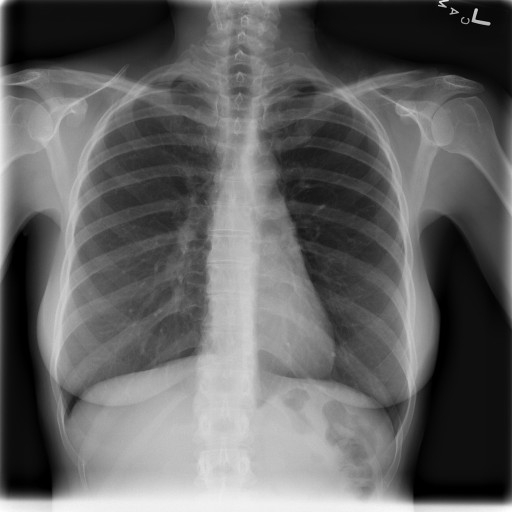
#> input picture 2-Clinical-Foundations/clinical-app/chest_xray_1.png, 1024 x 1024 px (shown at 1/2 size)
$ jupyter execute --allow-errors Exercise.ipynb   (shell and % lines are left out)
#> lines starting #> are read from the running program, lines starting #| are printed output that depends on the picture
[cell 1]
import matplotlib.pyplot as plt
from skimage.io import imread, imshow
import numpy as np
import pandas as pd

## Read in your first x-ray image and display it using imshow()

[cell 2]
chest_xray_1 = imread('chest_xray_1.png')
#> chest_xray_1 is the input picture: shape (1024, 1024); min 0, max 255, mean 98.5
imshow(chest_xray_1)

## Fill in some coordinates for sections of the image that contain lung, heart, and bone:

[cell 3]
# Hovering your cursor over the image above will display your coordinates within the image at the bottom
# right corner of the figure. Use this to fill in starting and ending x & y values for lungs, heart, and bone
# in the chest x-ray image above

# An example for lung might be:
# lung_x = [210,265]
# lung_y = [380,430]

## Fill in your own values here:
lung_x = [272, 418]
lung_y = [350, 471]

heart_x = [525,600]
heart_y = [540,650]

bone_x = [450,500]
bone_y = [500,560]

## Now, plot the image intensities for the subsections that you chose using different coordinates for different structures:

[cell 4]
plt.figure(figsize=(5,5))
plt.hist(chest_xray_1[bone_y[0]:bone_y[1],bone_x[0]:bone_x[1]].ravel(), bins = 256,color='green')
plt.hist(chest_xray_1[lung_y[0]:lung_y[1],lung_x[0]:lung_x[1]].ravel(),bins =256,color='blue')
plt.hist(chest_xray_1[heart_y[0]:heart_y[1],heart_x[0]:heart_x[1]].ravel(),bins=256,color='red')
plt.legend(['Bone','Lungs','Heart'])
plt.show()
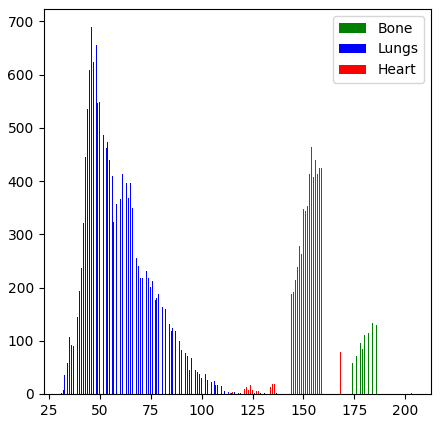
#> figure drawn by matplotlib, 1 panel; tallest bar 168 high, from x = 187.9 to 188; tallest bar 689 high, from x = 45.91 to 46.32; tallest bar 464 high, from x = 153.9 to 154.2

## Now let's try with a less healthy looking chest x-ray:

Note that if you do **not turn off** the 'interactive' visualization by clicking the 'power' button in the xray imagee above, the new chest x-ray will replace the previous rather than being shown in a separate image below.

[cell 5]
## Note that if you do *not* turn off the 'interactive' visualization by clicking the 'power' button
# in the xray imagee above, the new chest x-ray will replace the previous rather than being shown in a separate image
# below.
chest_xray_3 = imread('chest_xray_3.png')
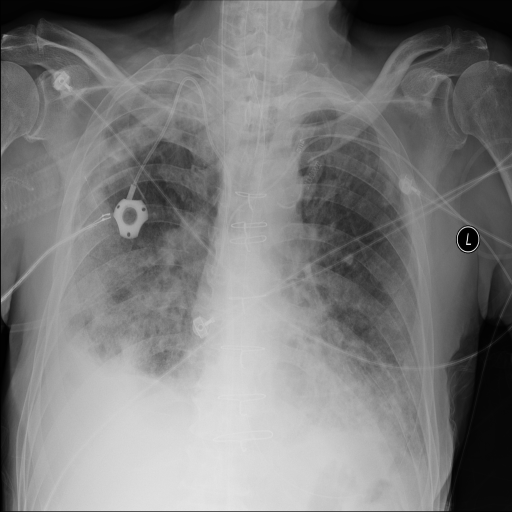
#> input picture 2-Clinical-Foundations/clinical-app/chest_xray_3.png, 1024 x 1024 px (shown at 1/2 size)
#> chest_xray_3 is the input picture: shape (1024, 1024); min 0, max 255, mean 123.8
print(type(chest_xray_3))
#| <class 'numpy.ndarray'>
imshow(chest_xray_3)

[cell 6]
# Try the same exercise as above, selecting coordinates for lung, heart, and bone

## Fill in your own values here:
lung_x = [627, 749]
lung_y = [348, 516]

heart_x = [530, 600]
heart_y = [613, 732]

bone_x = [481, 559]
bone_y = [350, 450]

### Notice how the intensity values are different for the three structures compared to those in the first image:

[cell 7]
plt.figure(figsize=(5,5))
plt.hist(chest_xray_3[bone_y[0]:bone_y[1],bone_x[0]:bone_x[1]].ravel(), bins = 256,color='green')
plt.hist(chest_xray_3[lung_y[0]:lung_y[1],lung_x[0]:lung_x[1]].ravel(), bins = 256,color='blue')
plt.hist(chest_xray_3[heart_y[0]:heart_y[1],heart_x[0]:heart_x[1]].ravel(), bins = 256,color='red')
plt.legend(['Bone','Lungs','Heart'])
plt.show()
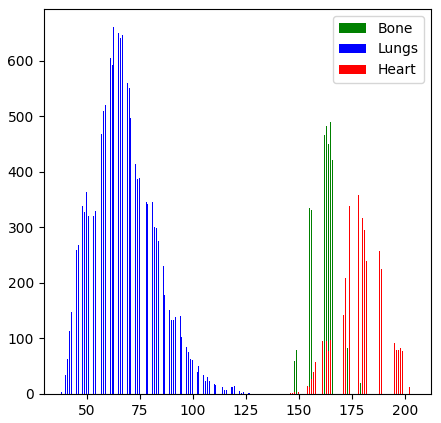
#> figure drawn by matplotlib, 1 panel; tallest bar 490 high, from x = 164.8 to 165; tallest bar 660 high, from x = 62.68 to 63.03; tallest bar 407 high, from x = 176.8 to 177

## Finally, let's look at another type of image: mammography:

[cell 8]
mammo_left = imread('mammo_left.pgm')
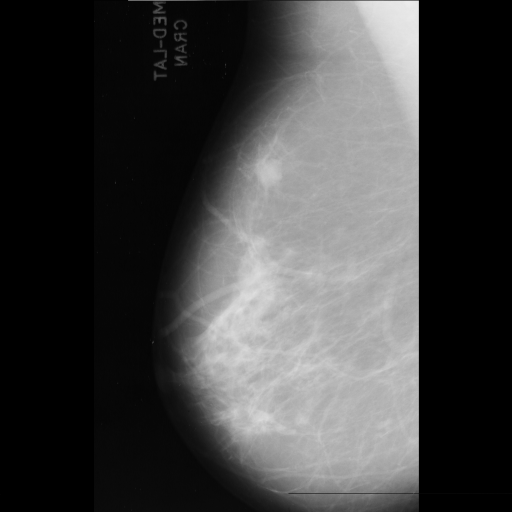
#> input picture 2-Clinical-Foundations/clinical-app/mammo_left.pgm, 1024 x 1024 px (shown at 1/2 size)
#> mammo_left is the input picture: shape (1024, 1024); min 0, max 236, mean 64.9
mammo_right = imread('mammo_right.pgm')
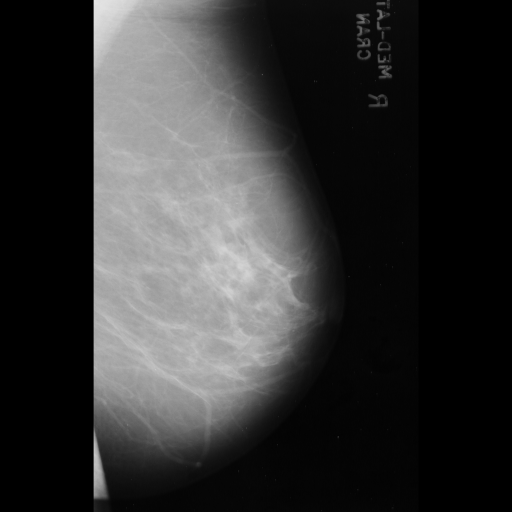
#> input picture 2-Clinical-Foundations/clinical-app/mammo_right.pgm, 1024 x 1024 px (shown at 1/2 size)
#> mammo_right is the input picture: shape (1024, 1024); min 0, max 231, mean 51.5

#### First visualize the left breast:

Note that if you do **not turn off** the 'interactive' visualization by clicking the 'power' button in the xray imagee above, the new chest x-ray will replace the previous rather than being shown in a separate image below.

#> (a cell that did not finish here is left out)

[cell 10]
## The left breast has tumor in it, it's center is around [530,340]
## Choose coordinates that draw a box around it:

tumor_x = [510,550]
tumor_y = [315,360]

#### Now visualize the right breast:

Note that if you do **not turn off** the 'interactive' visualization by clicking the 'power' button in the xray imagee above, the new chest x-ray will replace the previous rather than being shown in a separate image below.

[cell 11]
imshow(mammo_right)

[cell 12]
## The right breast has no abnormalities, choose some coordinates that draw a box around a similar area
# of the breast tissue as you chose with the left:

normal_x = [375, 430]
normal_y = [205, 255]

### Now plot the intensity values of the two types of tissue:

[cell 13]
plt.figure(figsize=(5,5))
plt.hist(mammo_left[tumor_y[0]:tumor_y[1],tumor_x[0]:tumor_x[1]].ravel(), bins = 256,color='red')
plt.hist(mammo_right[normal_y[0]:normal_y[1],normal_x[0]:normal_x[1]].ravel(),bins =256,color='blue')
plt.legend(['Tumor','Normal Tissue'])
plt.xlabel('intensity')
plt.ylabel('number of pixels')
plt.show()
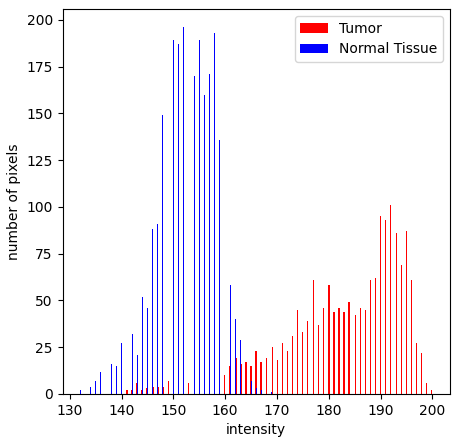
#> figure drawn by matplotlib, 1 panel; tallest bar 101 high, from x = 191.8 to 192
